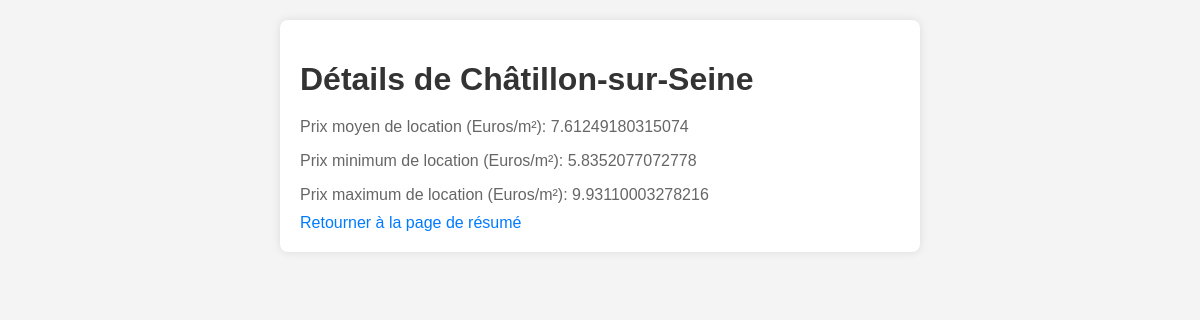
The app's page /rental-prices/detail/21154 with its own data.
### app.py (models this page shows, shortened)
class Rental(db.Model):
    id = db.Column(db.Integer, primary_key=True)
    INSEE_C = db.Column(db.String(20), unique=True, nullable=False)
    LIBGEO = db.Column(db.String(100), nullable=False)
    loypredm2 = db.Column(db.Float, nullable=False)
    lwr_IPm2 = db.Column(db.Float, nullable=False)
    upr_IPm2 = db.Column(db.Float, nullable=False)

### app.py (the view)
@app.route('/rental-prices/detail/<insee_c>')
def detail(insee_c):
    rental = Rental.query.filter_by(INSEE_C=insee_c).first_or_404()
    return render_template('detail-fr.html', rental=rental)

### templates/detail-fr.html (shortened to what this page needs)
<!DOCTYPE html>
<html lang="en">
<head>
</head>
<body>
    <div class="container">
        <h1>Détails de {{ rental.LIBGEO }}</h1>
        <p>Prix moyen de location (Euros/m²): {{ rental.loypredm2 }}</p>
        <p>Prix minimum de location (Euros/m²): {{ rental.lwr_IPm2 }}</p>
        <p>Prix maximum de location (Euros/m²): {{ rental.upr_IPm2 }}</p>
        <a href="{{ url_for('overview') }}">Retourner à la page de résumé</a>
    </div>
</body>
</html>

### templates/detail-fr.html (style rules this page uses)
body { font-family: Arial, sans-serif; margin: 0; padding: 0; background-color: #f4f4f4; }
.container { max-width: 600px; margin: 20px auto; padding: 20px; background-color: #fff; border-radius: 8px; box-shadow: 0 0 10px rgba(0, 0, 0, 0.1); }
h1 { color: #333; margin-bottom: 20px; }
p { color: #666; margin-bottom: 10px; }
a { color: #007bff; text-decoration: none; }

### records on screen
Rental: LIBGEO "Châtillon-sur-Seine", loypredm2 "7.61249180315074", lwr_IPm2 "5.8352077072778", upr_IPm2 "9.93110003278216"
